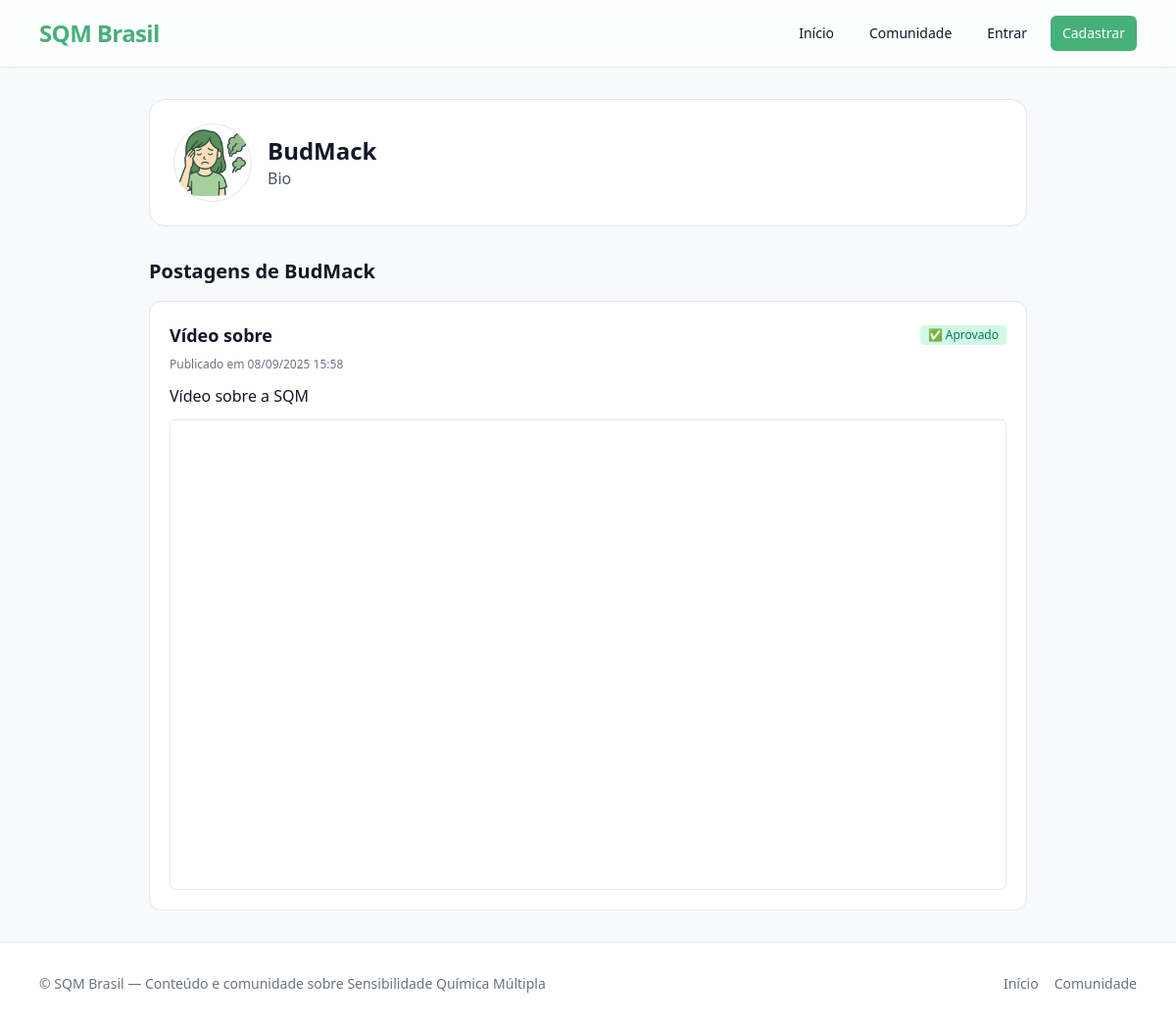
/profile/BudMack/, run on the app's committed database.
### core/models.py (models this page shows, shortened)
class Profile(models.Model):
    user = models.OneToOneField(User, on_delete=models.CASCADE, related_name="profile")
    avatar = models.ImageField(upload_to="avatars/", default="avatars/default.png")
    bio = models.TextField(max_length=300, blank=True)
    updated_at = models.DateTimeField(auto_now=True)

class UserPost(models.Model):
    user = models.ForeignKey(User, on_delete=models.CASCADE, related_name="user_posts")
    title = models.CharField(max_length=150)
    content = models.TextField()
    image = models.ImageField(upload_to="user_posts/", blank=True, null=True)
    embed_url = models.URLField("Link de vídeo (YouTube, Instagram, Facebook)", blank=True, null=True)
    created_at = models.DateTimeField(auto_now_add=True)
    is_approved = models.BooleanField(default=False)
    class Meta:
        ordering = ["-created_at"]
    def is_youtube(self):
        return self.embed_url and ("youtube.com" in self.embed_url or "youtu.be" in self.embed_url)
    def youtube_embed(self):
        if not self.embed_url:
            return None
        if "watch?v=" in self.embed_url:
            return self.embed_url.replace("watch?v=", "embed/")
        return self.embed_url

### core/views.py (the view)
# urls.py: path("profile/<str:username>/", views.profile, name="profile"),
def profile(request, username):
    profile_user = get_object_or_404(User, username=username)
    user_posts = UserPost.objects.filter(user=profile_user).order_by("-created_at")
    return render(
        request,
        "core/profile.html",
        {"profile_user": profile_user, "user_posts": user_posts},
    )

### core/templates/core/profile.html (shortened to what this page needs)
{% extends "base.html" %}
{% load tz %}
{% block content %}
<div class="max-w-4xl mx-auto">
  <div class="bg-white border rounded-2xl p-6 mb-8 flex items-center gap-4">
    <div class="h-20 w-20 rounded-full overflow-hidden border">
      {% if profile_user.profile.avatar %}
        <img src="{{ profile_user.profile.avatar.url }}" alt="Avatar" class="h-full w-full object-cover">
      {% else %}
        <div class="h-full w-full flex items-center justify-center bg-gray-100 text-gray-500">Sem foto</div>
      {% endif %}
    </div>
    <div class="flex-1">
      <h1 class="text-2xl font-bold">{{ profile_user.get_full_name|default:profile_user.username }}</h1>
      <p class="text-gray-600">{{ profile_user.profile.bio|default:"Sem bio informada." }}</p>
    </div>
  </div>
  <h2 class="text-xl font-semibold mb-4">Postagens de {{ profile_user.username }}</h2>
  {% if user_posts %}
    <div class="space-y-4">
      {% for up in user_posts %}
        <article class="bg-white border rounded-xl p-5">
          <div class="flex items-center justify-between mb-2">
            <h3 class="text-lg font-semibold">{{ up.title }}</h3>
            {% if up.is_approved %}
              <span class="px-2 py-0.5 text-xs bg-emerald-100 text-emerald-700 rounded">✅ Aprovado</span>
            {% else %}
              <span class="px-2 py-0.5 text-xs bg-yellow-100 text-yellow-700 rounded">⏳ Aguardando aprovação</span>
            {% endif %}
          </div>
          <div class="text-xs text-gray-500 mb-3">Publicado em {{ up.created_at|localtime|date:"d/m/Y H:i" }}</div>
          <div class="prose max-w-none mb-3">{{ up.content|linebreaks }}</div>
          {% if up.embed_url %}
            {% if up.is_youtube %}
              <div class="aspect-video">
                <iframe class="w-full h-full rounded-md border"
                        src="{{ up.youtube_embed }}"
                        frameborder="0" allowfullscreen></iframe>
              </div>
            {% elif up.is_instagram %}
              <blockquote class="instagram-media" data-instgrm-permalink="{{ up.embed_url }}"></blockquote>
              <script async src="//www.instagram.com/embed.js"></script>
            {% elif up.is_facebook %}
              <div id="fb-root"></div>
              <script async defer src="https://connect.facebook.net/pt_BR/sdk.js#xfbml=1&version=v17.0"></script>
              <div class="fb-post" data-href="{{ up.embed_url }}"></div>
            {% else %}
              <a class="text-brand underline" href="{{ up.embed_url }}" target="_blank" rel="noopener">Ver vídeo</a>
            {% endif %}
          {% endif %}
        </article>
      {% endfor %}
    </div>
  {% else %}
    <div class="bg-white border rounded-xl p-6 text-center text-gray-600">Ainda não há postagens.</div>
  {% endif %}
</div>
{% endblock %}

### data on the page
UserPost: title "Vídeo sobre", is_approved "✅ Aprovado", created_at "08/09/2025 15:58", content "Vídeo sobre a SQM"

### other printed values
{{ profile_user.get_full_name|default:profile_user.username }} "BudMack"
{{ profile_user.profile.bio|default:"Sem bio informada." }} "Bio"
{{ profile_user.username }} "BudMack"
